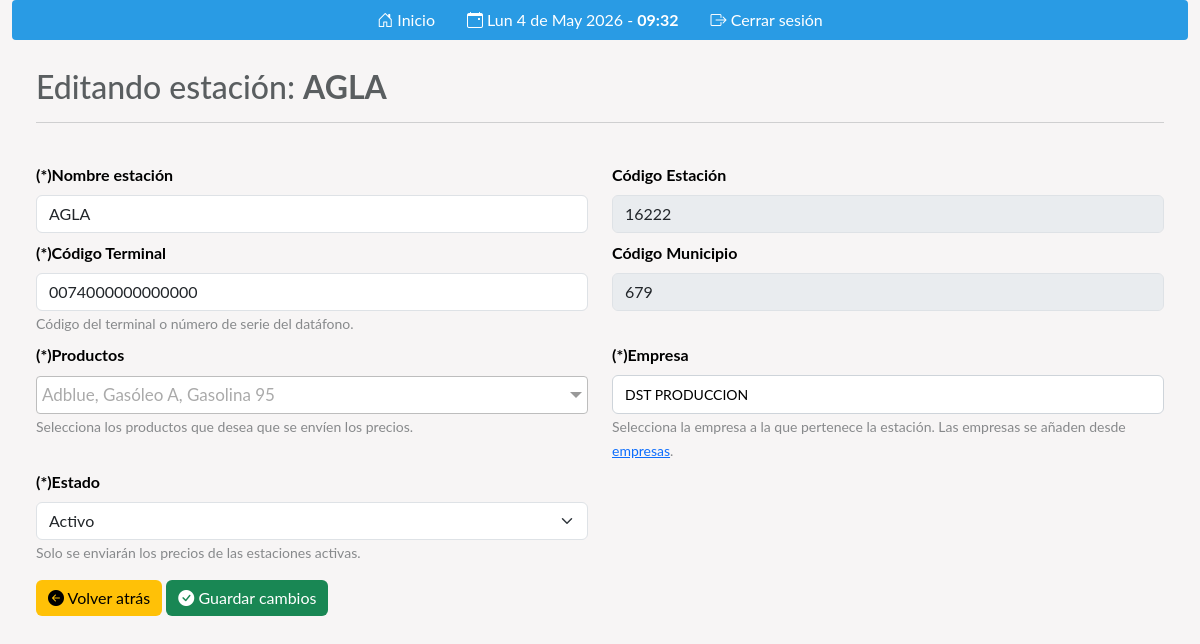
/editar-estacion.php?id_eess=16222&id_empresa=1 (signed in), run on the app's committed database.
### tables this page shows
CREATE TABLE IF NOT EXISTS `establecimientos_empresa` (
  `CODIGO_EESS` int(11) NOT NULL,
  `CODIGO_EMPRESA` int(11) NOT NULL,
  `CODIGO_TERMINAL` varchar(100) DEFAULT NULL,
  `ESTADO` int(1) DEFAULT 1,
  PRIMARY KEY (`CODIGO_EESS`,`CODIGO_EMPRESA`),
  KEY `FK__EMPRESAS` (`CODIGO_EMPRESA`),
  CONSTRAINT `FK__EMPRESAS` FOREIGN KEY (`CODIGO_EMPRESA`) REFERENCES `empresas` (`CODIGO`) ON DELETE CASCADE ON UPDATE CASCADE,
  CONSTRAINT `FK__MITYC_ESTABLECIMIENTOS` FOREIGN KEY (`CODIGO_EESS`) REFERENCES `mityc_establecimientos` (`ID_EESS_MITYC`) ON DELETE CASCADE ON UPDATE CASCADE
);

CREATE TABLE IF NOT EXISTS `mityc_establecimientos` (
  `ID_EESS_MITYC` int(11) NOT NULL,
  `CODIGO_MUNICIPIO` int(11) NOT NULL,
  `NOMBRE_ESTABLECIMIENTO` varchar(100) NOT NULL DEFAULT '',
  PRIMARY KEY (`ID_EESS_MITYC`,`CODIGO_MUNICIPIO`),
  KEY `ID_EESS_MITYC` (`ID_EESS_MITYC`),
  KEY `FK_MITYC_ESTABLECIMIENTOS_MITYC_MUNICIPIOS` (`CODIGO_MUNICIPIO`),
  CONSTRAINT `FK_MITYC_ESTABLECIMIENTOS_MITYC_MUNICIPIOS` FOREIGN KEY (`CODIGO_MUNICIPIO`) REFERENCES `mityc_municipios` (`CODIGO`) ON DELETE CASCADE ON UPDATE CASCADE
);

### WriteLog.php (called while the page is built, shortened)
<?php
class WriteLog
{
    public function __construct()
    {
        $this->logDirectory = "/var/www/Envio_Precios/log/";
        $this->data_name = "log-".date('Ymd').".log";
        $last_log = "log-".date('Ymd', strtotime("-29 days")).".log";
    }
}
?>

### db/Conex.php (called while the page is built, shortened)
<?php
include_once '../WriteLog.php';
class Conex
{
    private $log;
    public static function conectar()
    {
        try {
            $db = new PDO("mysql:host=localhost;dbname=ENVIO_PRECIOS_MITYC", "root", "");
            $db->setAttribute(PDO::ATTR_ERRMODE, PDO::ERRMODE_EXCEPTION);
            $db->exec("SET CHARACTER SET UTF8");
        } catch (Exception $e) {
            self::$log = fopen('log/log.txt', 'a');
            fwrite(self::$log, "Error de conexión BBDD:" . $e->getMessage() . PHP_EOL);
            fclose(self::$log);
            die("Error de conexión:" . $e->getMessage());
        }
        return $db;
    }
}
?>

### web/inc/funciones.php (called while the page is built, shortened)
<?php
include_once '../db/Conex.php';
include_once '../WriteLog.php';
class Funciones
{
    private $db;
    public function __construct()
    {
        $this->db = Conex::conectar();
    }
    public function getEstacion($estacion, $empresa)
    {
        $sql = "SELECT me.*, ee.CODIGO_TERMINAL, e.EMPRESA, ee.CODIGO_EMPRESA, ee.ESTADO
            FROM MITYC_ESTABLECIMIENTOS me
            LEFT JOIN ESTABLECIMIENTOS_EMPRESA ee ON me.ID_EESS_MITYC = ee.CODIGO_EESS
            LEFT JOIN EMPRESAS e ON e.CODIGO = ee.CODIGO_EMPRESA
            WHERE me.ID_EESS_MITYC = :estacion
            AND e.codigo = :empresa";
        $stmt = $this->db->prepare($sql);
        $stmt->bindParam(':estacion', $estacion);
        $stmt->bindParam(':empresa', $empresa);
        $stmt->execute();
        $rows = $stmt->fetchAll(PDO::FETCH_ASSOC);
        return $rows[0];
    }
    public function getEmpresas()
    {
        $sql = "SELECT * FROM EMPRESAS";
        $stmt = $this->db->prepare($sql);
        $stmt->execute();
        $empresas = $stmt->fetchAll(PDO::FETCH_ASSOC);
        return $empresas;
    }
    public function getEstablecimientoEmpresa($id_estacion)
    {
        $sql = "SELECT *, EMPRESAS.EMPRESA NOMBRE_EMPRESA
            FROM ESTABLECIMIENTOS_EMPRESA
            INNER JOIN EMPRESAS
                ON EMPRESAS.CODIGO = ESTABLECIMIENTOS_EMPRESA.CODIGO_EMPRESA
            WHERE CODIGO_EESS = '$id_estacion'";
        $stmt = $this->db->prepare($sql);
        $stmt->execute();
        $establecimientoEmpresa = $stmt->fetchAll(PDO::FETCH_ASSOC);
        return $establecimientoEmpresa;
    }
}

### web/editar-estacion.php (the view, shortened to what this page needs)
<?php
include_once 'inc/funciones.php';
$funciones = new Funciones();
if ($_SERVER['REQUEST_METHOD'] == 'POST') {
    $id_eess = $_POST['IDEESS'];
    $terminal = $_POST['terminal'];
    $productos = $_POST['productos'];
    $nombre_eess = $_POST['nombre'];
    $estado = $_POST['estado'] ?? 1;
    $id_empresa = $_POST['id_empresa'];
    if ($id_eess == '' || $terminal == '' || $productos == '' || $nombre_eess == '' || $id_empresa == '') {
        Header("Location: editar-estacion.php?error=1&id_eess=" . $id_eess . "&id_empresa=" . $id_empresa);
    } else {
        if ($funciones->updatePrefenrenciaEstablecimiento($id_eess, $nombre_eess, $productos, $terminal, $estado, $id_empresa)) {
            Header("Location: listado-estaciones.php?success=1");
        } else {
            Header("Location: editar-estacion.php?error=1&id_eess=" . $id_eess . "&id_empresa=" . $id_empresa);
        }
    }
} else {
    if (isset($_GET['id_eess']) && isset($_GET['id_empresa'])) {
        $id_eess = $_GET['id_eess'];
        $id_empresa = $_GET['id_empresa'];
        $estacion = $funciones->getEstacion($id_eess, $id_empresa);
        $codigo_terminal = $estacion['CODIGO_TERMINAL'] ?? null;
    } else {
        Header("Location: listado-estaciones.php?error=1");
    }
}
include_once 'inc/header.php';
?>
<?php if (isset($_GET['id_eess'])): ?>
    <div class="row">
        <div class="col-lg-12 p-4">
            <h2>Editando estación: <b><?php echo $estacion['NOMBRE_ESTABLECIMIENTO']; ?></b></h2>
            <hr />
        </div>
    </div>
    <div class="container">
        <form action="<?php echo $_SERVER['PHP_SELF']; ?>" method="POST" id="form-estacion">
            <div class="row">
                <div class="col">
                    <label for="nombre" class="form-label">(*)Nombre estación</label>
                    <input type="text" class="form-control" id="nombre" name="nombre" placeholder="Nombre de la estación" value="<?php echo $estacion['NOMBRE_ESTABLECIMIENTO']; ?>" required />
                </div>
                <div class="col">
                    <label for="codestacion" class="form-label">Código Estación</label>
                    <input type="text" class="form-control" id="codestacion" placeholder="Código Estación" value="<?php echo $estacion['ID_EESS_MITYC']; ?>" disabled />
                </div>
            </div>
            <div class="row pt-2">
                <div class="col">
                    <label for="terminal" class="form-label">(*)Código Terminal</label>
                    <input type="text" class="form-control" id="terminal" name="terminal" placeholder="Código del terminal de la estación" pattern="[a-zA-Z0-9]*" value="<?php echo isset($codigo_terminal) ? $codigo_terminal : ''; ?>" required />
                    <small class="text-muted">Código del terminal o número de serie del datáfono.</small>
                </div>
                <div class="col">
                    <label for="codmunicipio" class="form-label">Código Municipio</label>
                    <input type="text" class="form-control" id="codmunicipio" placeholder="Código Municipio" value="<?php echo $estacion['CODIGO_MUNICIPIO']; ?>" disabled />
                </div>
            </div>
            <div class="row pt-2">
                <div class="col">
                    <label for="productos" class="form-label">(*)Productos</label>
                    <small class="text-muted">Selecciona los productos que desea que se envíen los precios.</small>
                </div>
                <div class="col">
                    <label for="selected_empresa" class="form-label">(*)Empresa</label>
                    <select class="selector-est" name="empresa" required>
                        <?php
                        $empresas = $funciones->getEmpresas();
                        $empresas_asignadas = array_column($funciones->getEstablecimientoEmpresa($id_eess), 'CODIGO_EMPRESA');
                        foreach ($empresas as $empresa) {
                            $selected = in_array($empresa['CODIGO'], $empresas_asignadas) ? 'selected' : '';
                            echo '<option value="' . $empresa['CODIGO'] . '" ' . $selected . '>' . $empresa['EMPRESA'] . '</option>';
                        }
                        ?>
                    </select>
                    <small class="text-muted">Selecciona la empresa a la que pertenece la estación. Las empresas se añaden desde <a href="empresas.php" target="_blank">empresas</a>.</small>
                </div>
            </div>
            <div class="row pt-2">
                <div class="col">
                    <label for="estado" class="form-label">(*)Estado</label>
                    <select class="form-select" name="estado" required>
                        <option value="1" <?php echo $estacion['ESTADO'] == '1' ? 'selected' : ''; ?>>Activo</option>
                    </select>
                    <small class="text-muted">Solo se enviarán los precios de las estaciones activas.</small>
                </div>
                <div class="col"></div>
            </div>
            <a href="listado-estaciones.php?empresa=&estacion=<?php echo $estacion['ID_EESS_MITYC']; ?>" class="btn btn-warning mt-3">
                <i class="bi bi-arrow-left-circle-fill"></i> Volver atrás
            </a>
            <button type="submit" class="btn btn-success mt-3" id="sav">
                <i class="bi bi-check-circle-fill"></i> Guardar cambios
            </button>
        </form>
    </div>
<?php endif; ?>
<?php include 'inc/footer.php'; ?>

### web/css/style.css (style rules this page uses)
body { background-color: #f7f5f5; font-family: 'Lato', 'Roboto', sans-serif; color: #5a5e60; overflow: auto; }
:root { --primary: #299be4; --bs-primary: #299be4 !important; }
.btn { --bs-btn-border-color: none !important; }
label { font-weight: bold !important; color: #000 !important; }
.text-muted { color: #5a5e60b6 !important; }
@media only screen and (min-width : 1200px) { .container { max-width: 1500px; } }
.selector-est { width: 100%; padding: 8px 12px; border: 0.5px solid #ced4da; border-radius: 6px; font-size: 14px; background-color: #fff; cursor: pointer; appearance: none; -webkit-appearance: none; background-repeat: no-repeat; background-position: right 12px center; padding-right: 36px; transition: border-color .15s, box-shadow .15s; }

### data on the page
establecimientos_empresa: mityc_establecimientos.NOMBRE_ESTABLECIMIENTO "AGLA", nombre "AGLA", ID_EESS_MITYC "16222", terminal "0074000000000000", CODIGO_MUNICIPIO "679", estado "Activo"

### other printed values
form field empresa "DST PRODUCCION"
